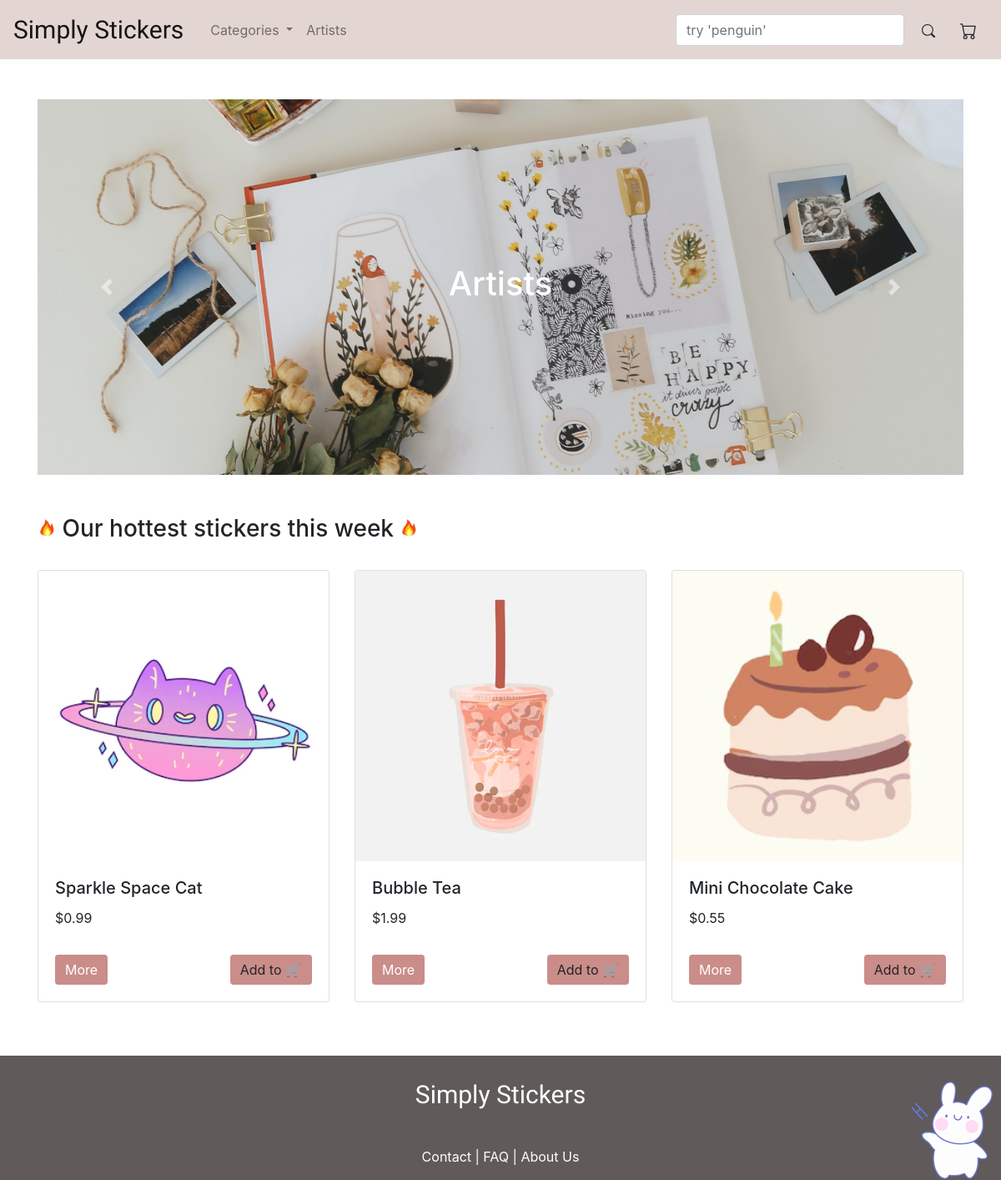
The page / on the database its author committed.
### sticker_store/models.py (models this page shows, shortened)
class Sticker(db.Model):
    __tablename__='stickers'
    id = db.Column(db.Integer, primary_key=True)
    name = db.Column(db.String(64),nullable=False)
    description = db.Column(db.String(500), nullable=False)
    image = db.Column(db.String(60), nullable=False)
    price = db.Column(db.Float, nullable=False)
    artist_id = db.Column(db.Integer, db.ForeignKey('artists.id'))
    shiny = db.Column(db.Boolean)
    puffy = db.Column(db.Boolean)
    category = db.Column(db.String(64))
    alt = db.Column(db.String(64))

### sticker_store/views.py (the view)
@bp.route('/')
def index():
    stickers = Sticker.query.filter(Sticker.id.between(0,3))
    print (stickers)
    return render_template('index.html', stickers = stickers)

### sticker_store/templates/index.html (shortened to what this page needs)
{% extends 'base.html' %}
{% block main %}
<div class="container my-5">
    <div id="carouselExampleIndicators" class="carousel slide" data-ride="carousel">
        <div class="carousel-inner" role="listbox">
            <div class="carousel-item active">
                <a href={{ url_for('main.artists') }}>
                    <img src={{url_for('static', filename='img/artist.jpg' )}} class="d-block w-100" alt="An open book laid on a white background with a dried bouquet of roses, pens,
                        polaroid photographs and twine strewn about. A watercolour palette lays nearby."
                        style="width: 100px; height: 450px;">
                    <div class="carousel-caption d-flex flex-column justify-content-center h-100" style="top: 0">
                        <h1>Artists</h1>
                    </div>
            </div>
        </div>
        <a class="carousel-control-prev" href="#carouselExampleIndicators" role="button" data-slide="prev">
            <span class="carousel-control-prev-icon" aria-hidden="true"></span>
        </a>
        <a class="carousel-control-next" href="#carouselExampleIndicators" role="button" data-slide="next">
            <span class="carousel-control-next-icon" aria-hidden="true"></span>
        </a>
    </div>
</div>
<div class="container mb-3">
    <h3><img src="{{url_for('static', filename='img/fire_1f525.png')}}" style="height:30px;" class="pb-2">
        Our hottest stickers this week
        <img src="{{url_for('static', filename='img/fire_1f525.png')}}" style="height:30px;" class="pb-2">
    </h3>
</div>
<div class="container mb-5">
    <div class="row mb-5">
        {% for sticker in stickers%}
        <div class="col col-lg-4 my-3">
            <a href={{ url_for('main.sticker_listing') }} class="text-decoration-none text-reset">
                <div class="card">
                    <img class="card-img-top" src="{{url_for('static', filename='img/stickers/'+sticker.image)}}"
                        alt="{{ sticker.alt }}">
                    <div class="card-body">
                        <h5 class="card-title">{{sticker.name}}</h5>
                        <p class="card-text pb-3">${{sticker.price}}</p>
                        <form action="{{ url_for('main.order') }}">
                            <input class="btn float-right d-inline-block" type="submit" value="Add to &#128722;"
                                style="background-color: #CA8D89; border:#CA8D89">
                        </form>
                        <div class="d-flex">
                            <a href="{{url_for('main.all_stickers')}}" class="btn btn-primary"
                                style="background-color: #CA8D89; border:#CA8D89">More</a>
                        </div>
                    </div>
                </div>
            </a>
        </div>
        {% endfor %}
    </div>
</div>
{% endblock %}
{% block footer %}
<nav class="navbar-nav fixed-bottom ml-auto">
    <ul class="navbar-nav ml-auto">
        <li class="nav-item">
            <a class="nav-link" href="" data-target="#exampleModal" data-toggle="modal">
                <img src="{{url_for('static', filename='img/greeting_bunny.gif')}}" style="float:right;"
                    class="w-25">
            </a>
        </li>
    </ul>
</nav>
{% endblock %}

### sticker_store/static/css/styles.css (style rules this page uses)
img { object-fit: cover; max-width: 100%; max-height: 100%; width: auto; height: auto; }

### rows shown on the page
Sticker: image (picture), name "Sparkle Space Cat", price "0.99"
Sticker: image (picture), name "Bubble Tea", price "1.99"
Sticker: image (picture), name "Mini Chocolate Cake", price "0.55"
